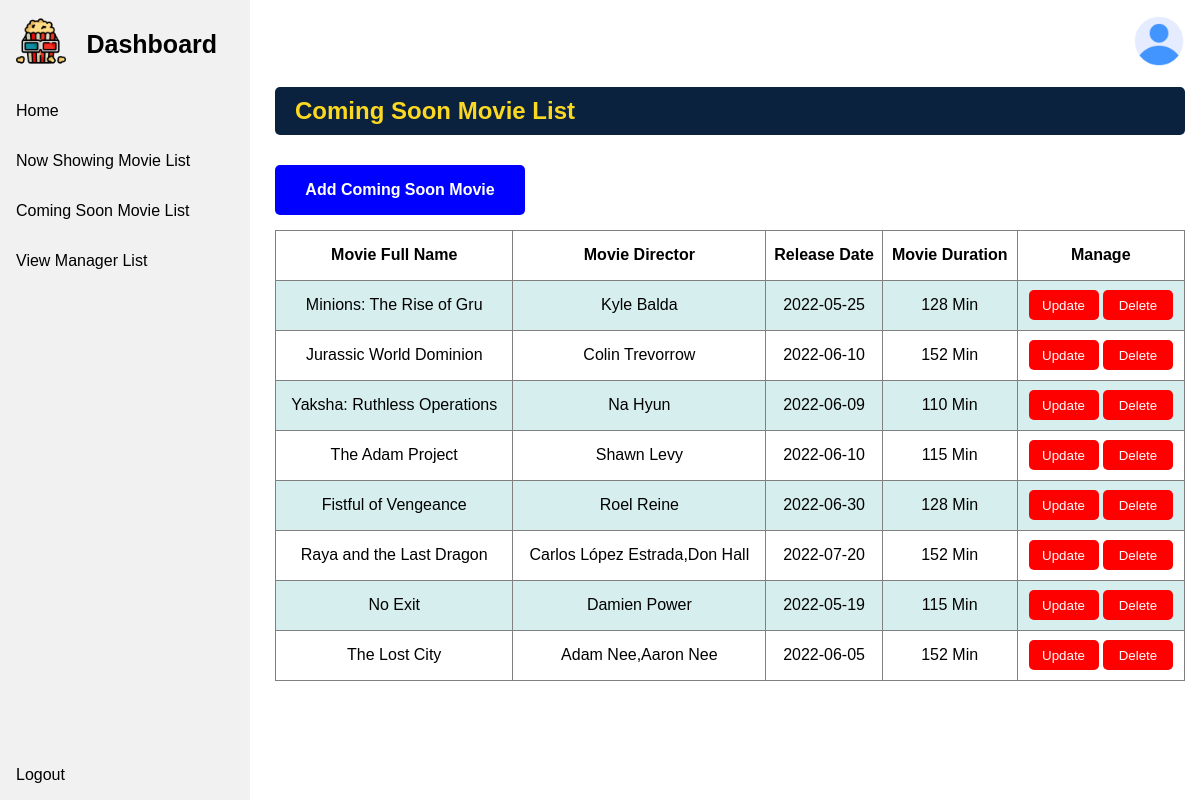
The app's page /admin/php/displayComingSoonMovies.php with its own data.
### tables this page shows
CREATE TABLE `coming_soon_movies` (
  `movieID` int(11) NOT NULL,
  `movieName` varchar(255) NOT NULL,
  `movieCategory` varchar(255) NOT NULL,
  `movieDirector` varchar(255) NOT NULL,
  `movieWriters` varchar(255) NOT NULL,
  `movieCast` varchar(255) NOT NULL,
  `movieDuration` varchar(10) NOT NULL,
  `moviePlot` varchar(700) NOT NULL,
  `releaseDate` date DEFAULT NULL,
  `trailerUrl` varchar(255) NOT NULL,
  `movieImage` varchar(255) DEFAULT NULL,
  `bannerImage` varchar(255) DEFAULT NULL,
  `adminID` int(11) NOT NULL DEFAULT 1
);

### admin/php/displayComingSoonMovies.php (the view, shortened to what this page needs)
<?php
    include '../phpHandlers/dbh.config.php';
?>
<!DOCTYPE html>
<html lang="en">
<head>
    <link rel="stylesheet" href="../css/displayComingSoonMovies.css">
</head>
<body>
    <?php
        include './sidebar.php';
    ?>
    <div class="content">
        <div class="title">
            <h2>Coming Soon Movie List</h2>
        </div>
        <div class="add-btn">
            <button><a href="./addComingSoonMovie.php">Add Coming Soon Movie</a></button>
        </div>
        <div class="table-data">
            <table border="1">
                <tr>
                    <th>Movie Full Name</th>
                    <th>Movie Director</th>
                    <th>Release Date</th>
                    <th>Movie Duration</th>
                    <th>Manage</th>
                </tr>
                <?php
                    $sql = "SELECT * FROM coming_soon_movies;";
                    $result = mysqli_query($conn, $sql);
                    $resultCheck = mysqli_num_rows($result);
                    if($resultCheck > 0) {
                        while($row = mysqli_fetch_assoc($result)){
                            $id = $row['movieID'];
                            echo "
                                <tr>
                                    <td>".$row['movieName']."</td>
                                    <td>".$row['movieDirector']."</td>
                                    <td>".$row['releaseDate']."</td>
                                    <td>".$row['movieDuration']."</td>
                                    <td>
                                        <button class='del-btn'><a href='http://localhost/movie-booking-system/admin/phphandlers/dbh.updateComingSoonMovie.php?updateComingSoonMovieId=".$id."'>Update</a></button>
                                        <button class='del-btn'><a href='http://localhost/movie-booking-system/admin/phphandlers/dbh.deleteComingSoonMovie.php?deleteComingSoonMovieId=".$id."'>Delete</a></button>
                                    </td>
                                </tr>
                            ";
                        }
                    }
                ?>
            </table>
        </div>
    </div>
</body>
</html>

### admin/php/sidebar.php (shortened to what this page needs)
<!DOCTYPE html>
<html lang="en">
<head>
    <link rel="stylesheet" href="../css/sidebar.css">
</head>
<body>
    <div class="sidebar">
        <div class="logo">
            <img src="../images/logo.png">
            <span>Dashboard</span>
        </div>
        <a href="http://localhost/movie-booking-system/admin/php/dashboard.php">Home</a>
        <a href="http://localhost/movie-booking-system/admin/php/displayNowShowingMovies.php">Now Showing Movie List</a>
        <a href="http://localhost/movie-booking-system/admin/php/displayComingSoonMovies.php">Coming Soon Movie List</a>
        <a href="http://localhost/movie-booking-system/admin/php/displaymanagers.php">View Manager List</a>
        <a href="http://localhost/movie-booking-system/admin/phpHandlers/dbh.logout.php" class="lower-left">Logout</a>
    </div>
    <div class="profile">
        <img src="../images/avatar.png" alt="">
    </div>
</body>
</html>

### admin/css/displayComingSoonMovies.css (style rules this page uses)
body { margin: 0; padding: 0; font-family: sans-serif; box-sizing: border-box; }
.content { margin-left: 260px; padding: 57px 0px; }
.title { padding: 10px 15px; }
.title h2 { background-color: #0A223D; color: #FBD822; border-radius: 5px; padding: 10px 20px; }
.table-data { padding: 0 15px; }
.table-data table { width: 100%; outline: none; border-collapse: collapse; }
.table-data table tr { height: 50px; }
.table-data table td { text-align: center; }
table tr:nth-child(even) { background-color: #D6EEEE; }
.del-btn { background-color: red; border: none; border-radius: 5px; cursor: pointer; height: 30px; width: 70px; }
.del-btn a { text-decoration: none; color: white; }
.add-btn { margin-left: 15px; margin-bottom: 15px; }
.add-btn button { background-color: blue; border: none; border-radius: 5px; cursor: pointer; height: 50px; width: 250px; }
.add-btn button a { text-decoration: none; font-size: 16px; color: white; font-weight: bold; }

### admin/css/sidebar.css (style rules this page uses)
body { margin: 0; padding: 0; font-family: sans-serif; box-sizing: border-box; }
.sidebar { margin: 0; padding: 0; width: 250px; background-color: #f1f1f1; position: fixed; height: 100%; overflow: auto; }
.sidebar a { display: block; color: black; padding: 16px; text-decoration: none; }
.logo img, .profile img { width: 50px; height: 50px; padding: 16px; }
.logo span { font-size: 25px; font-weight: bold; display: inline-block; vertical-align: top; margin-top: 30px; }
.profile { position: absolute; top: 0; right: 0%; }
.lower-left { position: absolute; width: 87%; bottom: 0%; left: 0; }

### records on screen
coming_soon_movies: movieName "Minions: The Rise of Gru", movieDirector "Kyle Balda", releaseDate "2022-05-25", movieDuration "128 Min"
coming_soon_movies: movieName "Jurassic World Dominion", movieDirector "Colin Trevorrow", releaseDate "2022-06-10", movieDuration "152 Min"
coming_soon_movies: movieName "Yaksha: Ruthless Operations", movieDirector "Na Hyun", releaseDate "2022-06-09", movieDuration "110 Min"
coming_soon_movies: movieName "The Adam Project", movieDirector "Shawn Levy", releaseDate "2022-06-10", movieDuration "115 Min"
coming_soon_movies: movieName "Fistful of Vengeance", movieDirector "Roel Reine", releaseDate "2022-06-30", movieDuration "128 Min"
coming_soon_movies: movieName "Raya and the Last Dragon", movieDirector "Carlos López Estrada,Don Hall", releaseDate "2022-07-20", movieDuration "152 Min"
coming_soon_movies: movieName "No Exit", movieDirector "Damien Power", releaseDate "2022-05-19", movieDuration "115 Min"
coming_soon_movies: movieName "The Lost City", movieDirector "Adam Nee,Aaron Nee", releaseDate "2022-06-05", movieDuration "152 Min"
